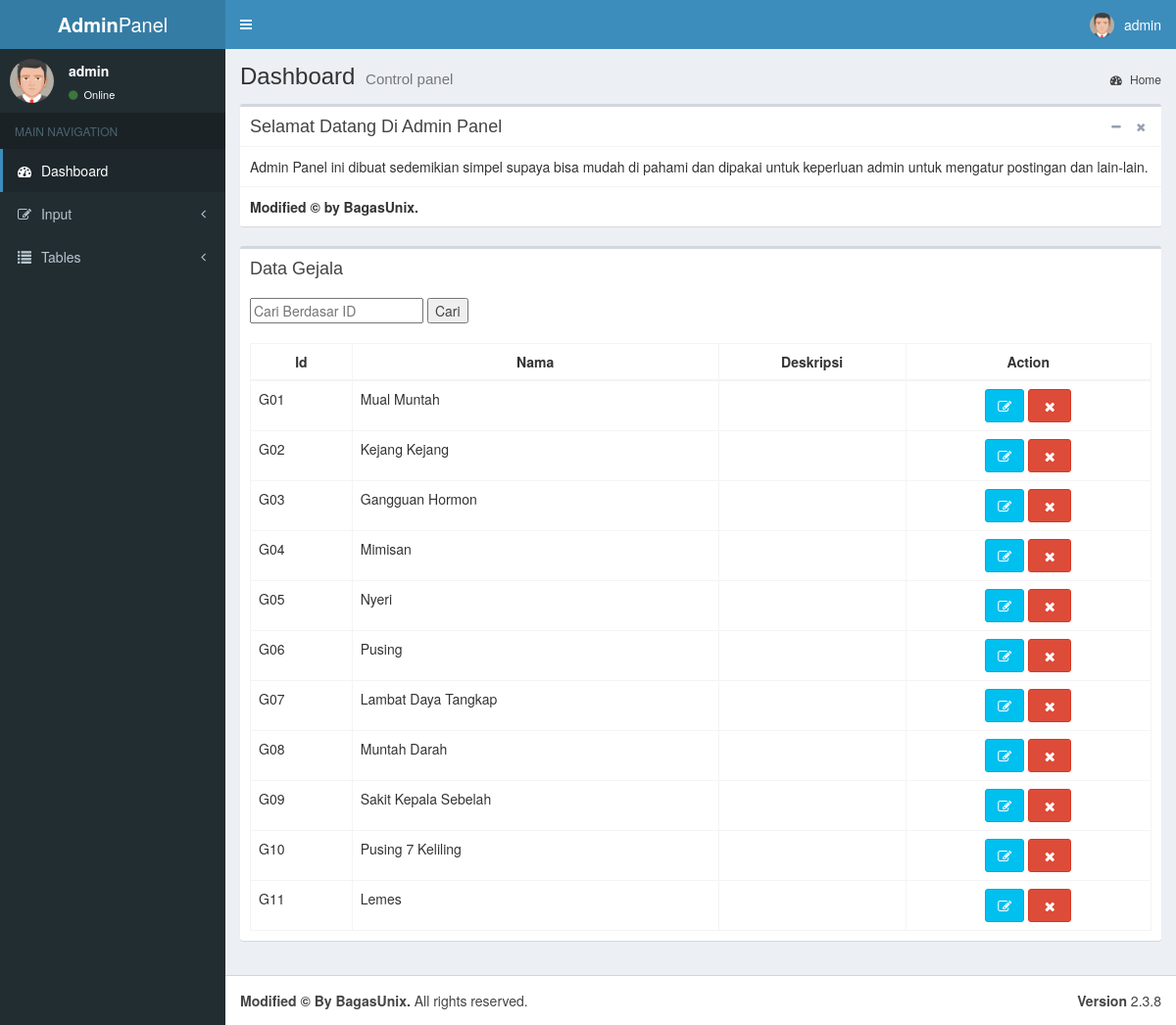
Screenshot of /adminweb/index.php?page=list-gejala (signed in) with the database file from the repository.
### tables this page shows
CREATE TABLE `gejala` (
  `id` varchar(20) NOT NULL,
  `gejala` char(50) NOT NULL,
  `info` text NOT NULL,
  PRIMARY KEY (`id`)
);

### adminweb/pages/menu/tabel/list-gejala.php (the view, shortened to what this page needs)
      <div class="row">
    <div class="col-xs-12">
        <div class="box">
            <div class="box-header">
              <h3 class="box-title">Data Gejala</h3>
              <form method="post" action="">
            <br><input type="text" name="input_cari" placeholder="Cari Berdasar ID" />
            <input type="submit" name="cari" value="Cari"/>
            </form>
            </div>
            <div class="box-body">
              <table id="example2" class="table table-bordered table-hover">
                <thead>
                <tr>
                  <th><center>Id</center></th>
                  <th><center>Nama</center></th>
                  <th><center>Deskripsi</center></th>
                  <th><center>Action</center></th>
                </thead>
                <tbody>
    <?php
    $input_cari = @$_POST['input_cari'];
    $cari = @$_POST['cari'];
    if($cari) {
    if($input_cari != "") {
    $query=mysqli_query($koneksi,"SELECT * FROM gejala WHERE id LIKE '%$input_cari%'");
    }else{
      $query=mysqli_query($koneksi,"SELECT * FROM gejala ORDER BY id ASC");
    }
    }else{
      $query = mysqli_query($koneksi, "SELECT * FROM gejala ORDER BY id ASC");
    }
    if (mysqli_num_rows($query) > 0){
    while($data = mysqli_fetch_array($query)){
    echo "<tr>";
    echo "<td>".$data['id']."</td>";
    echo "<td>".$data['gejala']."</td>";
    echo "<td>".$data['info']."</td>";
    echo "<td style='text-align:center'><a href='index.php?page=editgejala&id=".$data['id']."'><span data-placement='top' data-toggle='tooltip' title='Edit'><button class='btn btn-info'><span class='fa fa-edit'></span></button><span></a>
    <span data-placement='top' data-toggle='tooltip' title='Hapus'><button
    onClick='hapus(\"".$data['id']."\")' data-target='#muncul' class='btn btn-danger' data-toggle='modal'><span class='fa fa-fw fa-close'></span></button><span></a></td>";
    echo "</tr>";
  }
 }
?>
                </tbody>
              </table>
            </div>
          </div>
              </div>

### rows the page displays
gejala: id "G01", gejala "Mual Muntah"
gejala: id "G02", gejala "Kejang Kejang"
gejala: id "G03", gejala "Gangguan Hormon"
gejala: id "G04", gejala "Mimisan"
gejala: id "G05", gejala "Nyeri"
gejala: id "G06", gejala "Pusing"
gejala: id "G07", gejala "Lambat Daya Tangkap"
gejala: id "G08", gejala "Muntah Darah"
gejala: id "G09", gejala "Sakit Kepala Sebelah"
gejala: id "G10", gejala "Pusing 7 Keliling"
gejala: id "G11", gejala "Lemes"

### other values shown
$_SESSION['admin'] "admin"
